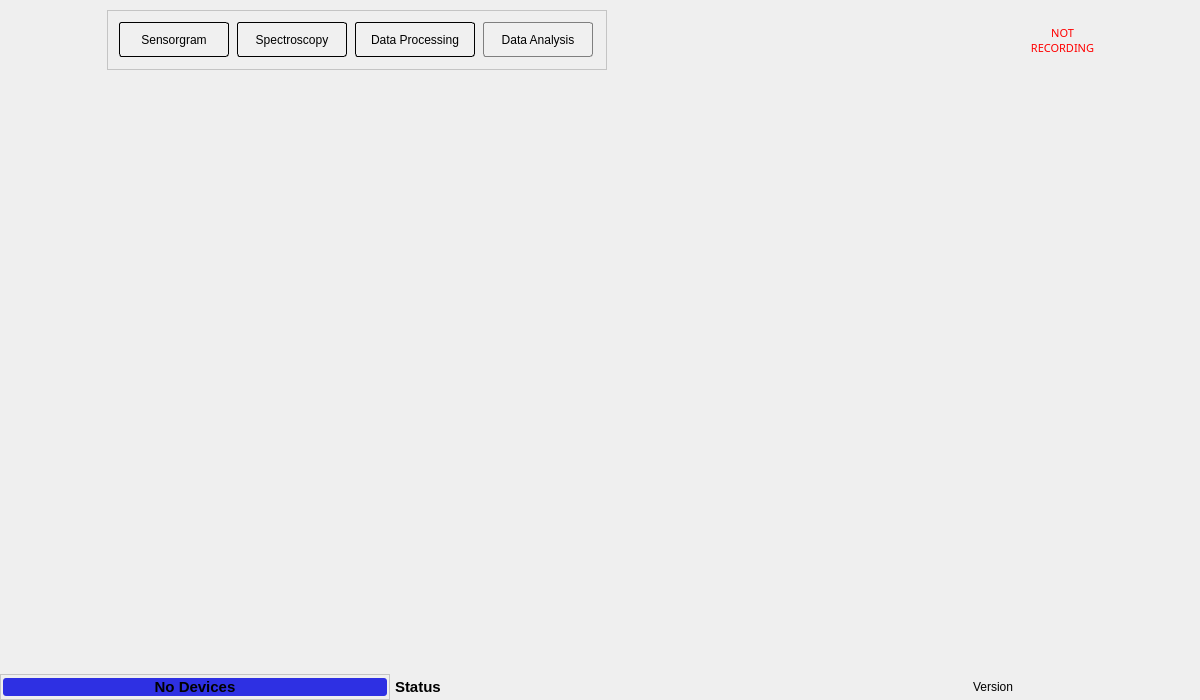
<?xml version="1.0" encoding="UTF-8"?>
<ui version="4.0">
 <class>mainWindow</class>
 <widget class="QWidget" name="mainWindow">
  <property name="geometry">
   <rect>
    <x>0</x>
    <y>0</y>
    <width>1200</width>
    <height>700</height>
   </rect>
  </property>
  <property name="minimumSize">
   <size>
    <width>1200</width>
    <height>700</height>
   </size>
  </property>
  <property name="font">
   <font>
    <family>Segoe UI</family>
   </font>
  </property>
  <property name="windowTitle">
   <string>ezControl Software</string>
  </property>
  <property name="windowIcon">
   <iconset resource="ai.qrc">
    <normaloff>:/img/img/affinite2.ico</normaloff>:/img/img/affinite2.ico</iconset>
  </property>
  <property name="styleSheet">
   <string notr="true"/>
  </property>
  <layout class="QGridLayout" name="gridLayout_2">
   <property name="leftMargin">
    <number>0</number>
   </property>
   <property name="topMargin">
    <number>0</number>
   </property>
   <property name="rightMargin">
    <number>0</number>
   </property>
   <property name="bottomMargin">
    <number>0</number>
   </property>
   <property name="spacing">
    <number>0</number>
   </property>
   <item row="0" column="0">
    <widget class="QFrame" name="main_frame">
     <property name="palette">
      <palette>
       <active>
        <colorrole role="Button">
         <brush brushstyle="SolidPattern">
          <color alpha="255">
           <red>218</red>
           <green>228</green>
           <blue>238</blue>
          </color>
         </brush>
        </colorrole>
        <colorrole role="Base">
         <brush brushstyle="SolidPattern">
          <color alpha="255">
           <red>255</red>
           <green>255</green>
           <blue>255</blue>
          </color>
         </brush>
        </colorrole>
        <colorrole role="Window">
         <brush brushstyle="SolidPattern">
          <color alpha="255">
           <red>254</red>
           <green>254</green>
           <blue>254</blue>
          </color>
         </brush>
        </colorrole>
       </active>
       <inactive>
        <colorrole role="Button">
         <brush brushstyle="SolidPattern">
          <color alpha="255">
           <red>218</red>
           <green>228</green>
           <blue>238</blue>
          </color>
         </brush>
        </colorrole>
        <colorrole role="Base">
         <brush brushstyle="SolidPattern">
          <color alpha="255">
           <red>255</red>
           <green>255</green>
           <blue>255</blue>
          </color>
         </brush>
        </colorrole>
        <colorrole role="Window">
         <brush brushstyle="SolidPattern">
          <color alpha="255">
           <red>254</red>
           <green>254</green>
           <blue>254</blue>
          </color>
         </brush>
        </colorrole>
       </inactive>
       <disabled>
        <colorrole role="Button">
         <brush brushstyle="SolidPattern">
          <color alpha="255">
           <red>218</red>
           <green>228</green>
           <blue>238</blue>
          </color>
         </brush>
        </colorrole>
        <colorrole role="Base">
         <brush brushstyle="SolidPattern">
          <color alpha="255">
           <red>254</red>
           <green>254</green>
           <blue>254</blue>
          </color>
         </brush>
        </colorrole>
        <colorrole role="Window">
         <brush brushstyle="SolidPattern">
          <color alpha="255">
           <red>254</red>
           <green>254</green>
           <blue>254</blue>
          </color>
         </brush>
        </colorrole>
       </disabled>
      </palette>
     </property>
     <property name="styleSheet">
      <string notr="true"/>
     </property>
     <property name="frameShape">
      <enum>QFrame::NoFrame</enum>
     </property>
     <property name="frameShadow">
      <enum>QFrame::Sunken</enum>
     </property>
     <property name="lineWidth">
      <number>0</number>
     </property>
     <layout class="QVBoxLayout" name="verticalLayout">
      <property name="spacing">
       <number>0</number>
      </property>
      <property name="leftMargin">
       <number>0</number>
      </property>
      <property name="topMargin">
       <number>0</number>
      </property>
      <property name="rightMargin">
       <number>0</number>
      </property>
      <property name="bottomMargin">
       <number>0</number>
      </property>
      <item>
       <widget class="QFrame" name="tool_bar">
        <property name="maximumSize">
         <size>
          <width>16777215</width>
          <height>80</height>
         </size>
        </property>
        <property name="font">
         <font>
          <family>Segoe UI</family>
          <pointsize>8</pointsize>
         </font>
        </property>
        <property name="styleSheet">
         <string notr="true"/>
        </property>
        <property name="frameShape">
         <enum>QFrame::NoFrame</enum>
        </property>
        <property name="frameShadow">
         <enum>QFrame::Plain</enum>
        </property>
        <property name="lineWidth">
         <number>0</number>
        </property>
        <layout class="QHBoxLayout" name="horizontalLayout">
         <property name="spacing">
          <number>2</number>
         </property>
         <property name="leftMargin">
          <number>5</number>
         </property>
         <property name="topMargin">
          <number>0</number>
         </property>
         <property name="rightMargin">
          <number>5</number>
         </property>
         <property name="bottomMargin">
          <number>0</number>
         </property>
         <item>
          <widget class="QLabel" name="label">
           <property name="sizePolicy">
            <sizepolicy hsizetype="Preferred" vsizetype="Preferred">
             <horstretch>0</horstretch>
             <verstretch>1</verstretch>
            </sizepolicy>
           </property>
           <property name="minimumSize">
            <size>
             <width>100</width>
             <height>60</height>
            </size>
           </property>
           <property name="maximumSize">
            <size>
             <width>150</width>
             <height>60</height>
            </size>
           </property>
           <property name="frameShape">
            <enum>QFrame::NoFrame</enum>
           </property>
           <property name="frameShadow">
            <enum>QFrame::Raised</enum>
           </property>
           <property name="text">
            <string/>
           </property>
           <property name="pixmap">
            <pixmap resource="ai.qrc">:/img/img/affinite-no-background.png</pixmap>
           </property>
           <property name="scaledContents">
            <bool>true</bool>
           </property>
           <property name="alignment">
            <set>Qt::AlignLeading|Qt::AlignLeft|Qt::AlignTop</set>
           </property>
           <property name="margin">
            <number>0</number>
           </property>
          </widget>
         </item>
         <item>
          <widget class="QFrame" name="frame_2">
           <property name="minimumSize">
            <size>
             <width>500</width>
             <height>40</height>
            </size>
           </property>
           <property name="maximumSize">
            <size>
             <width>600</width>
             <height>60</height>
            </size>
           </property>
           <property name="frameShape">
            <enum>QFrame::StyledPanel</enum>
           </property>
           <property name="frameShadow">
            <enum>QFrame::Raised</enum>
           </property>
           <layout class="QHBoxLayout" name="horizontalLayout_4">
            <item>
             <widget class="QPushButton" name="sensorgram_btn">
              <property name="sizePolicy">
               <sizepolicy hsizetype="Preferred" vsizetype="Fixed">
                <horstretch>0</horstretch>
                <verstretch>0</verstretch>
               </sizepolicy>
              </property>
              <property name="minimumSize">
               <size>
                <width>90</width>
                <height>35</height>
               </size>
              </property>
              <property name="maximumSize">
               <size>
                <width>110</width>
                <height>16777215</height>
               </size>
              </property>
              <property name="font">
               <font>
                <family>Segoe UI</family>
                <pointsize>9</pointsize>
               </font>
              </property>
              <property name="layoutDirection">
               <enum>Qt::LeftToRight</enum>
              </property>
              <property name="autoFillBackground">
               <bool>false</bool>
              </property>
              <property name="styleSheet">
               <string notr="true">QPushButton {

	background-color: rgb(240, 240, 240); 
	border: 1px solid; 
	border-radius: 3px;

}

QPushButton::hover{
	background: rgb(253, 253, 253);
	border: 1px raised;
	border-radius: 5px;
}</string>
              </property>
              <property name="text">
               <string>Sensorgram</string>
              </property>
              <property name="autoRepeat">
               <bool>false</bool>
              </property>
              <property name="autoExclusive">
               <bool>false</bool>
              </property>
              <property name="autoDefault">
               <bool>false</bool>
              </property>
              <property name="default">
               <bool>false</bool>
              </property>
              <property name="flat">
               <bool>false</bool>
              </property>
             </widget>
            </item>
            <item>
             <widget class="QPushButton" name="spectroscopy_btn">
              <property name="sizePolicy">
               <sizepolicy hsizetype="Preferred" vsizetype="Fixed">
                <horstretch>0</horstretch>
                <verstretch>0</verstretch>
               </sizepolicy>
              </property>
              <property name="minimumSize">
               <size>
                <width>102</width>
                <height>35</height>
               </size>
              </property>
              <property name="maximumSize">
               <size>
                <width>110</width>
                <height>16777215</height>
               </size>
              </property>
              <property name="font">
               <font>
                <family>Segoe UI</family>
                <pointsize>9</pointsize>
               </font>
              </property>
              <property name="layoutDirection">
               <enum>Qt::LeftToRight</enum>
              </property>
              <property name="autoFillBackground">
               <bool>false</bool>
              </property>
              <property name="styleSheet">
               <string notr="true">QPushButton {

	background-color: rgb(240, 240, 240); 
	border: 1px solid; 
	border-radius: 3px;

}

QPushButton::hover{
	background: rgb(253, 253, 253);
	border: 1px raised;
	border-radius: 5px;
}</string>
              </property>
              <property name="text">
               <string>Spectroscopy</string>
              </property>
              <property name="autoRepeat">
               <bool>false</bool>
              </property>
              <property name="autoExclusive">
               <bool>false</bool>
              </property>
              <property name="autoDefault">
               <bool>false</bool>
              </property>
              <property name="default">
               <bool>false</bool>
              </property>
              <property name="flat">
               <bool>false</bool>
              </property>
             </widget>
            </item>
            <item>
             <widget class="QPushButton" name="data_processing_btn">
              <property name="sizePolicy">
               <sizepolicy hsizetype="Preferred" vsizetype="Fixed">
                <horstretch>0</horstretch>
                <verstretch>0</verstretch>
               </sizepolicy>
              </property>
              <property name="minimumSize">
               <size>
                <width>112</width>
                <height>35</height>
               </size>
              </property>
              <property name="maximumSize">
               <size>
                <width>120</width>
                <height>16777215</height>
               </size>
              </property>
              <property name="font">
               <font>
                <family>Segoe UI</family>
                <pointsize>9</pointsize>
               </font>
              </property>
              <property name="layoutDirection">
               <enum>Qt::LeftToRight</enum>
              </property>
              <property name="autoFillBackground">
               <bool>false</bool>
              </property>
              <property name="styleSheet">
               <string notr="true">QPushButton {

	background-color: rgb(240, 240, 240); 
	border: 1px solid; 
	border-radius: 3px;

}

QPushButton::hover{
	background: rgb(253, 253, 253);
	border: 1px raised;
	border-radius: 5px;
}</string>
              </property>
              <property name="text">
               <string>Data Processing</string>
              </property>
              <property name="autoRepeat">
               <bool>false</bool>
              </property>
              <property name="autoExclusive">
               <bool>false</bool>
              </property>
              <property name="autoDefault">
               <bool>false</bool>
              </property>
              <property name="default">
               <bool>false</bool>
              </property>
              <property name="flat">
               <bool>false</bool>
              </property>
             </widget>
            </item>
            <item>
             <widget class="QPushButton" name="data_analysis_btn">
              <property name="enabled">
               <bool>true</bool>
              </property>
              <property name="sizePolicy">
               <sizepolicy hsizetype="Preferred" vsizetype="Fixed">
                <horstretch>0</horstretch>
                <verstretch>0</verstretch>
               </sizepolicy>
              </property>
              <property name="minimumSize">
               <size>
                <width>100</width>
                <height>35</height>
               </size>
              </property>
              <property name="maximumSize">
               <size>
                <width>110</width>
                <height>16777215</height>
               </size>
              </property>
              <property name="font">
               <font>
                <family>Segoe UI</family>
                <pointsize>9</pointsize>
               </font>
              </property>
              <property name="layoutDirection">
               <enum>Qt::LeftToRight</enum>
              </property>
              <property name="autoFillBackground">
               <bool>false</bool>
              </property>
              <property name="styleSheet">
               <string notr="true">QPushButton {

	background-color: rgb(240, 240, 240);  
	border: 1px solid rgb(127, 127, 127);
	border-radius: 3px;

}

QPushButton::hover{
	background: rgb(253, 253, 253);
	border: 1px raised;
	border-radius: 5px;
}</string>
              </property>
              <property name="text">
               <string>Data Analysis</string>
              </property>
              <property name="autoRepeat">
               <bool>false</bool>
              </property>
              <property name="autoExclusive">
               <bool>false</bool>
              </property>
              <property name="autoDefault">
               <bool>false</bool>
              </property>
              <property name="default">
               <bool>false</bool>
              </property>
              <property name="flat">
               <bool>false</bool>
              </property>
             </widget>
            </item>
           </layout>
          </widget>
         </item>
         <item>
          <spacer name="horizontalSpacer_3">
           <property name="orientation">
            <enum>Qt::Horizontal</enum>
           </property>
           <property name="sizeHint" stdset="0">
            <size>
             <width>10</width>
             <height>20</height>
            </size>
           </property>
          </spacer>
         </item>
         <item alignment="Qt::AlignHCenter|Qt::AlignVCenter">
          <widget class="QPushButton" name="adv_btn">
           <property name="enabled">
            <bool>false</bool>
           </property>
           <property name="sizePolicy">
            <sizepolicy hsizetype="Preferred" vsizetype="Preferred">
             <horstretch>0</horstretch>
             <verstretch>0</verstretch>
            </sizepolicy>
           </property>
           <property name="minimumSize">
            <size>
             <width>35</width>
             <height>35</height>
            </size>
           </property>
           <property name="maximumSize">
            <size>
             <width>35</width>
             <height>35</height>
            </size>
           </property>
           <property name="font">
            <font>
             <family>Segoe UI</family>
             <pointsize>5</pointsize>
            </font>
           </property>
           <property name="mouseTracking">
            <bool>true</bool>
           </property>
           <property name="toolTip">
            <string>Advanced Settings</string>
           </property>
           <property name="layoutDirection">
            <enum>Qt::LeftToRight</enum>
           </property>
           <property name="autoFillBackground">
            <bool>false</bool>
           </property>
           <property name="styleSheet">
            <string notr="true">QPushButton{
	border: none;
	background: none;
}

QPushButton::hover{
	background: white;
	border: 1px raised;
	border-radius: 8px;
}</string>
           </property>
           <property name="text">
            <string/>
           </property>
           <property name="icon">
            <iconset resource="ai.qrc">
             <normaloff>:/img/img/settings.png</normaloff>:/img/img/settings.png</iconset>
           </property>
           <property name="iconSize">
            <size>
             <width>28</width>
             <height>28</height>
            </size>
           </property>
           <property name="autoRepeat">
            <bool>false</bool>
           </property>
           <property name="autoExclusive">
            <bool>false</bool>
           </property>
           <property name="autoDefault">
            <bool>false</bool>
           </property>
           <property name="default">
            <bool>false</bool>
           </property>
           <property name="flat">
            <bool>false</bool>
           </property>
          </widget>
         </item>
         <item alignment="Qt::AlignHCenter|Qt::AlignVCenter">
          <widget class="QPushButton" name="rec_btn">
           <property name="sizePolicy">
            <sizepolicy hsizetype="Preferred" vsizetype="Preferred">
             <horstretch>0</horstretch>
             <verstretch>0</verstretch>
            </sizepolicy>
           </property>
           <property name="minimumSize">
            <size>
             <width>37</width>
             <height>35</height>
            </size>
           </property>
           <property name="maximumSize">
            <size>
             <width>37</width>
             <height>35</height>
            </size>
           </property>
           <property name="font">
            <font>
             <family>Segoe UI</family>
             <pointsize>5</pointsize>
            </font>
           </property>
           <property name="mouseTracking">
            <bool>true</bool>
           </property>
           <property name="toolTip">
            <string>Start/Stop
Recording</string>
           </property>
           <property name="layoutDirection">
            <enum>Qt::LeftToRight</enum>
           </property>
           <property name="autoFillBackground">
            <bool>false</bool>
           </property>
           <property name="styleSheet">
            <string notr="true">QPushButton{
	border: none;
	background: none;
	margin: 0px;
}

QPushButton::hover{
	background: white;
	border: 1px raised;
	border-radius: 8px;
}</string>
           </property>
           <property name="text">
            <string/>
           </property>
           <property name="icon">
            <iconset resource="ai.qrc">
             <normaloff>:/img/img/record.png</normaloff>:/img/img/record.png</iconset>
           </property>
           <property name="iconSize">
            <size>
             <width>23</width>
             <height>23</height>
            </size>
           </property>
           <property name="autoRepeat">
            <bool>false</bool>
           </property>
           <property name="autoExclusive">
            <bool>false</bool>
           </property>
           <property name="autoDefault">
            <bool>false</bool>
           </property>
           <property name="default">
            <bool>false</bool>
           </property>
           <property name="flat">
            <bool>false</bool>
           </property>
          </widget>
         </item>
         <item>
          <widget class="QLabel" name="recording_status">
           <property name="sizePolicy">
            <sizepolicy hsizetype="MinimumExpanding" vsizetype="Fixed">
             <horstretch>0</horstretch>
             <verstretch>0</verstretch>
            </sizepolicy>
           </property>
           <property name="minimumSize">
            <size>
             <width>85</width>
             <height>40</height>
            </size>
           </property>
           <property name="maximumSize">
            <size>
             <width>85</width>
             <height>16777215</height>
            </size>
           </property>
           <property name="font">
            <font>
             <family>Segoe UI Black</family>
             <pointsize>8</pointsize>
             <italic>false</italic>
            </font>
           </property>
           <property name="autoFillBackground">
            <bool>false</bool>
           </property>
           <property name="styleSheet">
            <string notr="true">background:none;
color: red;
font: 87 8pt &quot;Segoe UI Black&quot;;



</string>
           </property>
           <property name="text">
            <string>NOT
RECORDING</string>
           </property>
           <property name="alignment">
            <set>Qt::AlignCenter</set>
           </property>
          </widget>
         </item>
         <item>
          <spacer name="horizontalSpacer_2">
           <property name="orientation">
            <enum>Qt::Horizontal</enum>
           </property>
           <property name="sizeType">
            <enum>QSizePolicy::Preferred</enum>
           </property>
           <property name="sizeHint" stdset="0">
            <size>
             <width>90</width>
             <height>20</height>
            </size>
           </property>
          </spacer>
         </item>
        </layout>
       </widget>
      </item>
      <item>
       <widget class="QFrame" name="main_display">
        <property name="font">
         <font>
          <family>Segoe UI</family>
          <pointsize>9</pointsize>
         </font>
        </property>
        <property name="styleSheet">
         <string notr="true"/>
        </property>
        <property name="frameShape">
         <enum>QFrame::NoFrame</enum>
        </property>
        <property name="frameShadow">
         <enum>QFrame::Raised</enum>
        </property>
        <property name="lineWidth">
         <number>0</number>
        </property>
       </widget>
      </item>
      <item>
       <widget class="QWidget" name="statusBar" native="true">
        <property name="sizePolicy">
         <sizepolicy hsizetype="Preferred" vsizetype="Fixed">
          <horstretch>0</horstretch>
          <verstretch>0</verstretch>
         </sizepolicy>
        </property>
        <property name="font">
         <font>
          <family>Segoe UI</family>
          <pointsize>10</pointsize>
          <bold>false</bold>
         </font>
        </property>
        <property name="styleSheet">
         <string notr="true"/>
        </property>
        <layout class="QHBoxLayout" name="layout_statusbar">
         <property name="spacing">
          <number>5</number>
         </property>
         <property name="leftMargin">
          <number>0</number>
         </property>
         <property name="topMargin">
          <number>0</number>
         </property>
         <property name="rightMargin">
          <number>5</number>
         </property>
         <property name="bottomMargin">
          <number>0</number>
         </property>
         <item>
          <widget class="QFrame" name="frame">
           <property name="frameShape">
            <enum>QFrame::StyledPanel</enum>
           </property>
           <property name="frameShadow">
            <enum>QFrame::Raised</enum>
           </property>
           <layout class="QHBoxLayout" name="horizontalLayout_2">
            <property name="spacing">
             <number>0</number>
            </property>
            <property name="leftMargin">
             <number>2</number>
            </property>
            <property name="topMargin">
             <number>3</number>
            </property>
            <property name="rightMargin">
             <number>2</number>
            </property>
            <property name="bottomMargin">
             <number>3</number>
            </property>
            <item>
             <widget class="QLabel" name="device">
              <property name="font">
               <font>
                <family>Segoe UI</family>
                <pointsize>11</pointsize>
                <bold>true</bold>
               </font>
              </property>
              <property name="styleSheet">
               <string notr="true">QLabel#device{

	background-color: rgb(46, 48, 227);
	color: 'white';
	border-radius: 3px;

}</string>
              </property>
              <property name="text">
               <string>No Devices</string>
              </property>
              <property name="alignment">
               <set>Qt::AlignCenter</set>
              </property>
              <property name="margin">
               <number>1</number>
              </property>
              <property name="indent">
               <number>0</number>
              </property>
             </widget>
            </item>
           </layout>
          </widget>
         </item>
         <item>
          <widget class="QLabel" name="status">
           <property name="font">
            <font>
             <family>Segoe UI</family>
             <pointsize>11</pointsize>
             <bold>true</bold>
            </font>
           </property>
           <property name="text">
            <string>Status</string>
           </property>
           <property name="margin">
            <number>0</number>
           </property>
           <property name="indent">
            <number>0</number>
           </property>
          </widget>
         </item>
         <item>
          <spacer name="horizontalSpacer">
           <property name="orientation">
            <enum>Qt::Horizontal</enum>
           </property>
          </spacer>
         </item>
         <item alignment="Qt::AlignHCenter">
          <widget class="QLabel" name="version">
           <property name="font">
            <font>
             <family>Segoe UI</family>
             <pointsize>9</pointsize>
             <bold>false</bold>
            </font>
           </property>
           <property name="text">
            <string>Version</string>
           </property>
           <property name="alignment">
            <set>Qt::AlignCenter</set>
           </property>
          </widget>
         </item>
         <item>
          <spacer name="horizontalSpacer_4">
           <property name="orientation">
            <enum>Qt::Horizontal</enum>
           </property>
          </spacer>
         </item>
        </layout>
       </widget>
      </item>
     </layout>
    </widget>
   </item>
  </layout>
 </widget>
 <resources>
  <include location="ai.qrc"/>
 </resources>
 <connections/>
</ui>
